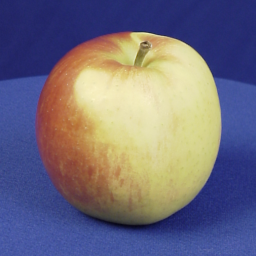
#> input picture Train and test ETH 80 dataset/TrainETH80data2952/apple2-066-117.png, 256 x 256 px; its folder holds 4 pictures in this run
$ python Mean_Deviation.py
#> lines starting #> are read from the running program, lines starting #| are printed output that depends on the picture
import glob as g
import cv2 as oc
import os
import numpy as n
import xlwt

path = g.glob("E:/Academic/4-2/Data Warehouse and Mining/dmlab/Train and test ETH 80 dataset/TrainETH80data2952/*.png")
# print(path)

# length = path.len()
length = 0
for pathname in path:
    length += 1
# print(length)

# List creation
cv_img = [list() for f in range(length+1)]
cv_img[0].append("Label")
cv_img[0].append("Mean")
cv_img[0].append("Standard Deviation")


i = 0
for pathname in path:
    image_matrix = oc.imread(pathname)
#> image_matrix is the input picture: shape (256, 256, 3); mean B, G, R 125.2, 108.6, 113.3
    image_matrix = oc.cvtColor(image_matrix, oc.COLOR_BGR2GRAY)
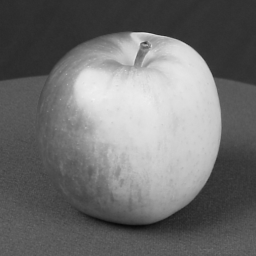
#> image_matrix: shape (256, 256); min 9, max 240, mean 111.9
    head, tail = os.path.split(pathname)
    name = ""
    for w in tail:
        if w == '.':
            break
        else:
            name += w

    meanvalue = n.mean(image_matrix)
#> meanvalue = 111.9
    deviation = n.std(image_matrix)
#> deviation = 62.66
    cv_img[i+1].append(name)
    cv_img[i+1].append(meanvalue)
    cv_img[i+1].append(deviation)
    i += 1
#> pass 2 of the loop `for pathname in path:`:
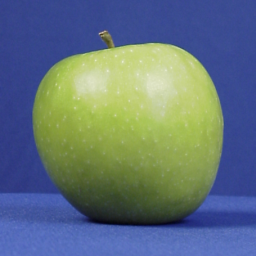
#> input picture Train and test ETH 80 dataset/TrainETH80data2952/apple3-090-135.png, 256 x 256 px
#> image_matrix is the input picture: shape (256, 256, 3); mean B, G, R 124.7, 114.8, 97.6
#> `image_matrix = oc.cvtColor(image_matrix, oc.COLOR_BGR2GRAY)`:
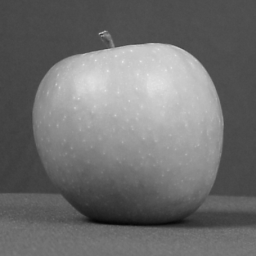
#> image_matrix: shape (256, 256); min 5, max 230, mean 110.8
#> meanvalue = 110.8
#> deviation = 46.42
#> pass 3 of the loop `for pathname in path:`:
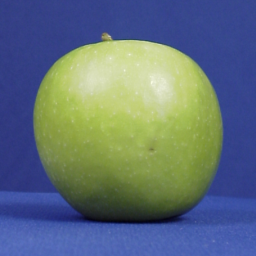
#> input picture Train and test ETH 80 dataset/TrainETH80data2952/apple3-090-202.png, 256 x 256 px
#> image_matrix is the input picture: shape (256, 256, 3); mean B, G, R 122.8, 112.1, 96.2
#> `image_matrix = oc.cvtColor(image_matrix, oc.COLOR_BGR2GRAY)`:
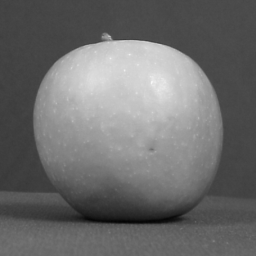
#> image_matrix: shape (256, 256); min 4, max 247, mean 108.6
#> meanvalue = 108.6
#> deviation = 48.8
#> the loop made 4 passes; the first 3 are shown


x = 0
#> x = 0
#> (the run stopped early here; a loop or call above may not have finished)
